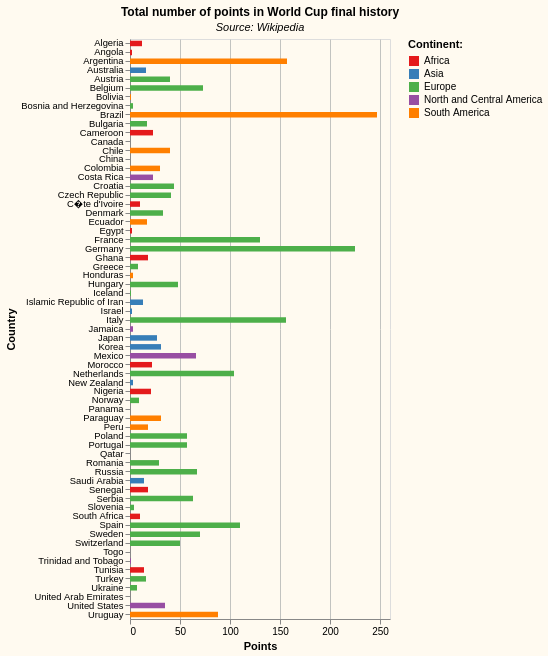

Describe this chart as a Vega-Lite specification.
### Vega-Lite specification from a JSON file in a GitHub repository (floating-point values rounded to 4 significant figures)
{"$schema": "https://vega.github.io/schema/vega-lite/v5.json", "title": {"text": "Total number of points in World Cup final history", "subtitleFontSize": 11, "fontSize": 12, "subtitle": "Source: Wikipedia", "subtitleFontStyle": "italic"}, "background": "floralwhite", "data": {"values": [{"Country": "Algeria", "GDP per capita": "10969.25", "Population (millions)": "44.462", "Expenditure/GDP": "37.128", "GDP(PPP, thousand millions)": "535.8", "Voice and Accountability index": "-1.01", "Points": "12", "Continent": "Africa"}, {"Country": "Angola", "GDP per capita": "6344.15", "Population (millions)": "31.962", "Expenditure/GDP": "19.394", "GDP(PPP, thousand millions)": "222.77", "Voice and Accountability index": "-0.84", "Points": "2", "Continent": "Africa"}, {"Country": "Argentina", "GDP per capita": "21511.59", "Population (millions)": "45.842", "Expenditure/GDP": "37.832", "GDP(PPP, thousand millions)": "1083.36", "Voice and Accountability index": "0.62", "Points": "157", "Continent": "South America"}, {"Country": "Australia", "GDP per capita": "51349.49", "Population (millions)": "25.767", "Expenditure/GDP": "42.318", "GDP(PPP, thousand millions)": "1453.55", "Voice and Accountability index": "1.38", "Points": "16", "Continent": "Asia"}, {"Country": "Austria", "GDP per capita": "54395.78", "Population (millions)": "8.946", "Expenditure/GDP": "55.979", "GDP(PPP, thousand millions)": "534.57", "Voice and Accountability index": "1.4", "Points": "40", "Continent": "Europe"}, {"Country": "Belgium", "GDP per capita": "51934.17", "Population (millions)": "11.555", "Expenditure/GDP": "54.912", "GDP(PPP, thousand millions)": "659.25", "Voice and Accountability index": "1.28", "Points": "73", "Continent": "Europe"}, {"Country": "Bolivia", "GDP per capita": "8242.89", "Population (millions)": "11.8", "Expenditure/GDP": "34.398", "GDP(PPP, thousand millions)": "106.86", "Voice and Accountability index": "-0.11", "Points": "1", "Continent": "South America"}, {"Country": "Bosnia and Herzegovina", "GDP per capita": "14813.49", "Population (millions)": "3.481", "Expenditure/GDP": "40.169", "GDP(PPP, thousand millions)": "56.65", "Voice and Accountability index": "-0.31", "Points": "3", "Continent": "Europe"}, {"Country": "Brazil", "GDP per capita": "14710.22", "Population (millions)": "212.609", "Expenditure/GDP": "35.942", "GDP(PPP, thousand millions)": "3435.87", "Voice and Accountability index": "0.28", "Points": "247", "Continent": "South America"}, {"Country": "Bulgaria", "GDP per capita": "23712.9", "Population (millions)": "6.839", "Expenditure/GDP": "40.42", "GDP(PPP, thousand millions)": "178.16", "Voice and Accountability index": "0.29", "Points": "17", "Continent": "Europe"}, {"Country": "Cameroon", "GDP per capita": "3707.7", "Population (millions)": "27.224", "Expenditure/GDP": "16.523", "GDP(PPP, thousand millions)": "110.89", "Voice and Accountability index": "-1.16", "Points": "23", "Continent": "Africa"}, {"Country": "Canada", "GDP per capita": "48218.96", "Population (millions)": "38.226", "Expenditure/GDP": "46.001", "GDP(PPP, thousand millions)": "2024.96", "Voice and Accountability index": "1.46", "Points": "0", "Continent": "North and Central America"}, {"Country": "Chile", "GDP per capita": "24311.6", "Population (millions)": "19.718", "Expenditure/GDP": "33.466", "GDP(PPP, thousand millions)": "526.64", "Voice and Accountability index": "0.97", "Points": "40", "Continent": "South America"}, {"Country": "China", "GDP per capita": "17531.14", "Population (millions)": "1,412.60", "Expenditure/GDP": "32.713", "GDP(PPP, thousand millions)": "27,206.09", "Voice and Accountability index": "-1.64", "Points": "0", "Continent": "Asia"}, {"Country": "Colombia", "GDP per capita": "14931.36", "Population (millions)": "51.049", "Expenditure/GDP": "34.513", "GDP(PPP, thousand millions)": "837.39", "Voice and Accountability index": "0.1", "Points": "30", "Continent": "South America"}, {"Country": "Costa Rica", "GDP per capita": "20536.95", "Population (millions)": "5.18", "Expenditure/GDP": "20.95", "GDP(PPP, thousand millions)": "116.87", "Voice and Accountability index": "1.09", "Points": "23", "Continent": "North and Central America"}, {"Country": "C�te d'Ivoire", "GDP per capita": "5286.96", "Population (millions)": "27.659", "Expenditure/GDP": "20.859", "GDP(PPP, thousand millions)": "160.65", "Voice and Accountability index": "-0.47", "Points": "10", "Continent": "Africa"}, {"Country": "Croatia", "GDP per capita": "29928.05", "Population (millions)": "4.034", "Expenditure/GDP": "49.248", "GDP(PPP, thousand millions)": "132.62", "Voice and Accountability index": "0.61", "Points": "44", "Continent": "Europe"}, {"Country": "Czech Republic", "GDP per capita": "40917.25", "Population (millions)": "10.495", "Expenditure/GDP": "46.482", "GDP(PPP, thousand millions)": "471.76", "Voice and Accountability index": "1.02", "Points": "41", "Continent": "Europe"}, {"Country": "Denmark", "GDP per capita": "58298.05", "Population (millions)": "5.84", "Expenditure/GDP": "50.81", "GDP(PPP, thousand millions)": "374.03", "Voice and Accountability index": "1.56", "Points": "33", "Continent": "Europe"}, {"Country": "Ecuador", "GDP per capita": "10693.41", "Population (millions)": "17.757", "Expenditure/GDP": "35.51", "GDP(PPP, thousand millions)": "208.6", "Voice and Accountability index": "0.11", "Points": "17", "Continent": "South America"}, {"Country": "Egypt", "GDP per capita": "12976.29", "Population (millions)": "102.1", "Expenditure/GDP": "25.965", "GDP(PPP, thousand millions)": "1455.5", "Voice and Accountability index": "-1.51", "Points": "2", "Continent": "Africa"}, {"Country": "France", "GDP per capita": "46716.37", "Population (millions)": "65.447", "Expenditure/GDP": "59.052", "GDP(PPP, thousand millions)": "3358.91", "Voice and Accountability index": "1.12", "Points": "130", "Continent": "Europe"}, {"Country": "Germany", "GDP per capita": "53484.02", "Population (millions)": "83.196", "Expenditure/GDP": "51.253", "GDP(PPP, thousand millions)": "4888.36", "Voice and Accountability index": "1.43", "Points": "225", "Continent": "Europe"}, {"Country": "Ghana", "GDP per capita": "5684.34", "Population (millions)": "31.394", "Expenditure/GDP": "25.681", "GDP(PPP, thousand millions)": "196.05", "Voice and Accountability index": "0.47", "Points": "18", "Continent": "Africa"}, {"Country": "Greece", "GDP per capita": "29337.36", "Population (millions)": "10.679", "Expenditure/GDP": "56.871", "GDP(PPP, thousand millions)": "344.17", "Voice and Accountability index": "0.96", "Points": "8", "Continent": "Europe"}, {"Country": "Honduras", "GDP per capita": "5661.24", "Population (millions)": "10.117", "Expenditure/GDP": "28.424", "GDP(PPP, thousand millions)": "62.92", "Voice and Accountability index": "-0.59", "Points": "3", "Continent": "South America"}, {"Country": "Hungary", "GDP per capita": "33862.59", "Population (millions)": "9.731", "Expenditure/GDP": "47.919", "GDP(PPP, thousand millions)": "362", "Voice and Accountability index": "0.4", "Points": "48", "Continent": "Europe"}, {"Country": "Iceland", "GDP per capita": "54583.86", "Population (millions)": "0.369", "Expenditure/GDP": "49.234", "GDP(PPP, thousand millions)": "22.12", "Voice and Accountability index": "1.37", "Points": "1", "Continent": "Europe"}, {"Country": "Islamic Republic of Iran", "GDP per capita": "15549.76", "Population (millions)": "84.841", "Expenditure/GDP": "12.378", "GDP(PPP, thousand millions)": "1449.33", "Voice and Accountability index": "-1.47", "Points": "13", "Continent": "Asia"}, {"Country": "Israel", "GDP per capita": "42471.84", "Population (millions)": "9.367", "Expenditure/GDP": "40.388", "GDP(PPP, thousand millions)": "437.08", "Voice and Accountability index": "0.68", "Points": "2", "Continent": "Asia"}, {"Country": "Italy", "GDP per capita": "42044.62", "Population (millions)": "59.236", "Expenditure/GDP": "55.45", "GDP(PPP, thousand millions)": "2734.61", "Voice and Accountability index": "1.1", "Points": "156", "Continent": "Europe"}, {"Country": "Jamaica", "GDP per capita": "9899.3", "Population (millions)": "2.74", "Expenditure/GDP": "29.503", "GDP(PPP, thousand millions)": "29.8", "Voice and Accountability index": "0.63", "Points": "3", "Continent": "North and Central America"}, {"Country": "Japan", "GDP per capita": "40662.24", "Population (millions)": "125.507", "Expenditure/GDP": "42.52", "GDP(PPP, thousand millions)": "5606.55", "Voice and Accountability index": "1.08", "Points": "27", "Continent": "Asia"}, {"Country": "Korea", "GDP per capita": "44286.73", "Population (millions)": "51.736", "Expenditure/GDP": "25.845", "GDP(PPP, thousand millions)": "2517.13", "Voice and Accountability index": "0.93", "Points": "31", "Continent": "Asia"}, {"Country": "Mexico", "GDP per capita": "18837.56", "Population (millions)": "128.972", "Expenditure/GDP": "27.073", "GDP(PPP, thousand millions)": "2669.06", "Voice and Accountability index": "-0.07", "Points": "66", "Continent": "North and Central America"}, {"Country": "Morocco", "GDP per capita": "8353.36", "Population (millions)": "36.313", "Expenditure/GDP": "30.123", "GDP(PPP, thousand millions)": "333.242", "Voice and Accountability index": "-0.61", "Points": "22", "Continent": "Africa"}, {"Country": "Netherlands", "GDP per capita": "57059.34", "Population (millions)": "17.475", "Expenditure/GDP": "46.581", "GDP(PPP, thousand millions)": "1095.45", "Voice and Accountability index": "1.5", "Points": "104", "Continent": "Europe"}, {"Country": "New Zealand", "GDP per capita": "42409.43", "Population (millions)": "5.112", "Expenditure/GDP": "42.409", "GDP(PPP, thousand millions)": "238.148", "Voice and Accountability index": "1.62", "Points": "3", "Continent": "Asia"}, {"Country": "Nigeria", "GDP per capita": "4969.21", "Population (millions)": "211.401", "Expenditure/GDP": "13.297", "GDP(PPP, thousand millions)": "1,154.07", "Voice and Accountability index": "-0.64", "Points": "21", "Continent": "Africa"}, {"Country": "Norway", "GDP per capita": "64442.53", "Population (millions)": "5.415", "Expenditure/GDP": "48.185", "GDP(PPP, thousand millions)": "383.373", "Voice and Accountability index": "1.75", "Points": "9", "Continent": "Europe"}, {"Country": "Panama", "GDP per capita": "29130.71", "Population (millions)": "4.337", "Expenditure/GDP": "24.829", "GDP(PPP, thousand millions)": "138.809", "Voice and Accountability index": "0.55", "Points": "0", "Continent": "South America"}, {"Country": "Paraguay", "GDP per capita": "12490.78", "Population (millions)": "7.353", "Expenditure/GDP": "25.309", "GDP(PPP, thousand millions)": "100.9", "Voice and Accountability index": "0.01", "Points": "31", "Continent": "South America"}, {"Country": "Peru", "GDP per capita": "12764.3", "Population (millions)": "33.829", "Expenditure/GDP": "23.551", "GDP(PPP, thousand millions)": "474.37", "Voice and Accountability index": "0.18", "Points": "18", "Continent": "South America"}, {"Country": "Poland", "GDP per capita": "34586.93", "Population (millions)": "37.84", "Expenditure/GDP": "44.2", "GDP(PPP, thousand millions)": "1437.81", "Voice and Accountability index": "0.59", "Points": "57", "Continent": "Europe"}, {"Country": "Portugal", "GDP per capita": "33581.28", "Population (millions)": "10.292", "Expenditure/GDP": "48.148", "GDP(PPP, thousand millions)": "379.69", "Voice and Accountability index": "1.26", "Points": "57", "Continent": "Europe"}, {"Country": "Qatar", "GDP per capita": "95340.3", "Population (millions)": "2.618", "Expenditure/GDP": "29.377", "GDP(PPP, thousand millions)": "274.249", "Voice and Accountability index": "-1.17", "Points": "0", "Continent": "Asia"}, {"Country": "Romania", "GDP per capita": "30890.7", "Population (millions)": "19.202", "Expenditure/GDP": "37.51", "GDP(PPP, thousand millions)": "651.64", "Voice and Accountability index": "0.6", "Points": "29", "Continent": "Europe"}, {"Country": "Russia", "GDP per capita": "28104.88", "Population (millions)": "145.558", "Expenditure/GDP": "35.929", "GDP(PPP, thousand millions)": "4494.22", "Voice and Accountability index": "-1.1", "Points": "67", "Continent": "Europe"}, {"Country": "Saudi Arabia", "GDP per capita": "44954.01", "Population (millions)": "35.459", "Expenditure/GDP": "33.238", "GDP(PPP, thousand millions)": "1751.18", "Voice and Accountability index": "-1.59", "Points": "14", "Continent": "Asia"}, {"Country": "Senegal", "GDP per capita": "3429.06", "Population (millions)": "17.204", "Expenditure/GDP": "25.739", "GDP(PPP, thousand millions)": "64.81", "Voice and Accountability index": "0.19", "Points": "18", "Continent": "Africa"}, {"Country": "Serbia", "GDP per capita": "19695.03", "Population (millions)": "6.872", "Expenditure/GDP": "35.125", "GDP(PPP, thousand millions)": "148.68", "Voice and Accountability index": "-0.12", "Points": "63", "Continent": "Europe"}, {"Country": "Slovenia", "GDP per capita": "40199.05", "Population (millions)": "60.143", "Expenditure/GDP": "48.934", "GDP(PPP, thousand millions)": "93.14", "Voice and Accountability index": "0.91", "Points": "4", "Continent": "Europe"}, {"Country": "South Africa", "GDP per capita": "13145.76", "Population (millions)": "22.156", "Expenditure/GDP": "32.976", "GDP(PPP, thousand millions)": "868.58", "Voice and Accountability index": "0.79", "Points": "10", "Continent": "Africa"}, {"Country": "Spain", "GDP per capita": "38083.48", "Population (millions)": "0.182", "Expenditure/GDP": "50.601", "GDP(PPP, thousand millions)": "1983.11", "Voice and Accountability index": "1.01", "Points": "110", "Continent": "Europe"}, {"Country": "Sweden", "GDP per capita": "54239.69", "Population (millions)": "10.452", "Expenditure/GDP": "49.857", "GDP(PPP, thousand millions)": "622.83", "Voice and Accountability index": "1.51", "Points": "70", "Continent": "Europe"}, {"Country": "Switzerland", "GDP per capita": "70764.02", "Population (millions)": "8.67", "Expenditure/GDP": "35.038", "GDP(PPP, thousand millions)": "674.01", "Voice and Accountability index": "1.55", "Points": "50", "Continent": "Europe"}, {"Country": "Togo", "GDP per capita": "2163.58", "Population (millions)": "8.49", "Expenditure/GDP": "22.952", "GDP(PPP, thousand millions)": "20.18", "Voice and Accountability index": "-0.79", "Points": "0", "Continent": "Africa"}, {"Country": "Trinidad and Tobago", "GDP per capita": "24465.91", "Population (millions)": "1.407", "Expenditure/GDP": "32.196", "GDP(PPP, thousand millions)": "37.81", "Voice and Accountability index": "0.67", "Points": "1", "Continent": "North and Central America"}, {"Country": "Tunisia", "GDP per capita": "10481.46", "Population (millions)": "12.019", "Expenditure/GDP": "33.184", "GDP(PPP, thousand millions)": "138.39", "Voice and Accountability index": "0.19", "Points": "14", "Continent": "Africa"}, {"Country": "Turkey", "GDP per capita": "31752.91", "Population (millions)": "84.68", "Expenditure/GDP": "31.198", "GDP(PPP, thousand millions)": "2953.94", "Voice and Accountability index": "-0.86", "Points": "16", "Continent": "Europe"}, {"Country": "Ukraine", "GDP per capita": "13039.97", "Population (millions)": "41.077", "Expenditure/GDP": "40.266", "GDP(PPP, thousand millions)": "588.45", "Voice and Accountability index": "0.08", "Points": "7", "Continent": "Europe"}, {"Country": "United Arab Emirates", "GDP per capita": "64697.99", "Population (millions)": "10.187", "Expenditure/GDP": "28.896", "GDP(PPP, thousand millions)": "724.07", "Voice and Accountability index": "-1.19", "Points": "0", "Continent": "Asia"}, {"Country": "United States", "GDP per capita": "63014.33", "Population (millions)": "332.183", "Expenditure/GDP": "42.364", "GDP(PPP, thousand millions)": "22,996.08", "Voice and Accountability index": "0.9", "Points": "35", "Continent": "North and Central America"}, {"Country": "Uruguay", "GDP per capita": "22058.27", "Population (millions)": "3.543", "Expenditure/GDP": "30.918", "GDP(PPP, thousand millions)": "85.86", "Voice and Accountability index": "1.3", "Points": "88", "Continent": "South America"}]}, "height": 580, "width": 260, "mark": {"type": "bar", "size": 5.5}, "encoding": {"y": {"field": "Country", "type": "nominal", "axis": {"labelAngle": 0, "labelFontSize": 9.4}}, "color": {"field": "Continent", "type": "nominal", "title": "Continent:", "scale": {"scheme": "set1"}}, "tooltip": [{"field": "Country", "type": "nominal", "title": "Country"}, {"field": "Points", "type": "nominal", "title": "Total points"}], "x": {"field": "Points", "type": "quantitative", "axis": {"labelAngle": 0, "grid": true, "gridColor": "#C2C3C0"}}}, "config": {}}
